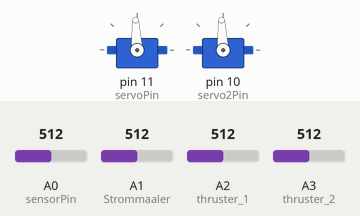
Recording of a sketch running on a simulated Arduino Uno, built with avr-gcc and run on an emulated ATmega328P. Shown: 2 × servo. The inputs (shaded band) are chosen by the test bench; at power-on: A0 (sensorPin) = 512, A1 (Strommaaler) = 512, A2 (thruster_1) = 512, A3 (thruster_2) = 512. What the sketch prints to the serial monitor is not drawn.

Above: at 0.1 s.
At 7.1 s:
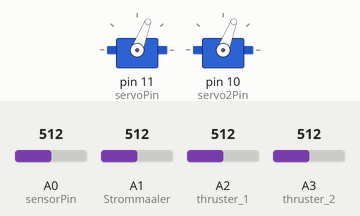
Timing chart, 0 to 8.6 s (numbered marks = the images above):
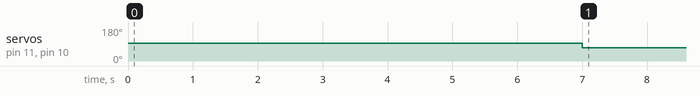

Measured:
- by itself, servo on pin 11 (servoPin), servo on pin 10 (servo2Pin): 93° → 69° at 7.0 s

The sketch:

Monitorere_kontinuerlig_last_og_ladning.ino
```cpp
// Et program for å logge data fra Arduinoens analoge pins, armere og kjøre drivsystemet

#include <Servo.h>

// Den analoge pinnen for batteriets spenningsdeler
const int sensorPin = A0;
double voltage = 0.0;

// Den analoge pinnen for batteriets strømmåler
const int Strommaaler = A1;
int sensitivity = 100; //100 for ACS712 20A Module
int volt_read = 0;
int ACSoffset = 2500; //spenningsavik
double voltage_strom = 0;
double Amps = 0;

// De analoge pinnene for thrusternes strømmålere
const int thruster_1 = A2;
const int thruster_2 = A3;
int volt_thruster_1 = 0;
int volt_thruster_2 = 0;
double voltage_strom_T1 = 0;
double voltage_strom_T2 = 0;
double Amps_T1 = 0;
double Amps_T2 = 0;


double capasity_Bat = 0;
double capasity_used = 0;
unsigned long timer_1 = 0;
unsigned long timer_2 = 0;

// PWM pinnene for ESCene
byte servoPin = 11;
byte servo2Pin = 10;
Servo servo;
Servo servo2;


void setup(void)
{

  // Åpner serial port på 128000 og setter navn på kolonnene i Excel
  Serial.begin(128000);
  Serial.println("CLEARDATA");
  Serial.println("LABEL,PC_Time,Millisec_Time,Volt,Current,Current_T1,Current_T2,Capasity");
  Serial.println("RESETTIMER");


  servo.attach(servoPin);
  servo2.attach(servo2Pin);

  // Sender et "stop" signal til ESCene
  servo.writeMicroseconds(1500);
  servo2.writeMicroseconds(1500);

  // Delay slik at ESCene rekker å gjenkjenne stop signalet
  delay(7000);

}

void loop(void) {

  timer_1 = millis();

  // Setter en signal vaerdi, burde være mellom 1100 og 1900
  int signal1 = 1260;

  servo.writeMicroseconds(signal1); // Sender et signal til ESCen.

  int signal2 = 1260;

  servo2.writeMicroseconds(signal2);

  // Loop for gjennomsnittsverdier av alle målingene iløpet av 9 sekunder
  for (int j = 0; j < 30; j++) {


    for (int i = 0; i < 50; i++) {

      // Lagrer verdien på analog input A1
      volt_read = analogRead(Strommaaler);

      // Konverterer verdien fra inputten til amper
      voltage_strom = (volt_read / 1024.0) * 5000; //in mV
      Amps = ((voltage_strom - ACSoffset) / sensitivity) + Amps;


      volt_thruster_1 = analogRead(thruster_1);
      voltage_strom_T1 = (volt_thruster_1 / 1024.0) * 5000;
      Amps_T1 = ((voltage_strom_T1 - ACSoffset) / sensitivity) + Amps_T1;


      volt_thruster_2 = analogRead(thruster_2);
      voltage_strom_T2 = (volt_thruster_2 / 1024.0) * 5000;
      Amps_T2 = ((voltage_strom_T2 - ACSoffset) / sensitivity) + Amps_T2;


      // Lagrer verdien på analog input A0
      int sensorVal = analogRead(sensorPin);

      // Konverterer verdien fra inputten til volt
      voltage = (sensorVal / 1024.0) * 5.0 * 3.2795  + voltage; // 3.2795 forholdstall for motstanden i spenningsdeleren

    }

    delay(300);
  }

  voltage = voltage / 1500;
  Amps = Amps / 1500;
  Amps_T1 = Amps_T1 / 1500;
  Amps_T2 = Amps_T2 / 1500;

  // Holder timer_2 konstant
  timer_2 = millis();
  timer_2 = timer_2 - timer_1;

  // Kalkulerer kapasiteten
  capasity_used = (Amps * timer_2) / 3600000;
  capasity_Bat = capasity_Bat + capasity_used;

  // Printer tiden og de forskjellige verdiene.
  Serial.print("DATA,TIME,TIMER,");

  Serial.print(voltage, 3);
  Serial.print(",");
  Serial.print(Amps, 3);
  Serial.print(",");
  Serial.print(Amps_T1, 3);
  Serial.print(",");
  Serial.print(Amps_T2, 3);
  Serial.print(",");
  Serial.println(capasity_Bat, 3);

}
```
